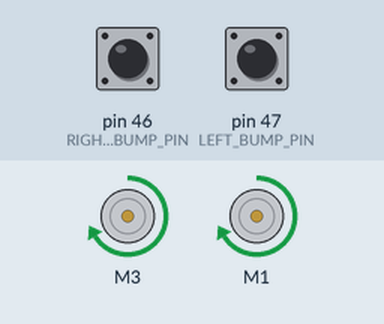
Bench run of a sketch on a simulated Arduino Mega 2560, built with avr-gcc and run on an emulated ATmega2560. Shown: 2 × DC motor (green arrow = forward, orange = backward, longer = faster). Inputs (shaded band) come from the test bench; at power-on: pin 46 (RIGHT_BUMP_PIN) HIGH, pin 47 (LEFT_BUMP_PIN) HIGH.

Above: at 3.2 s.
3.3 s: pin 46 (RIGHT_BUMP_PIN) pulled LOW for 0.15 s
At 3.7 s:
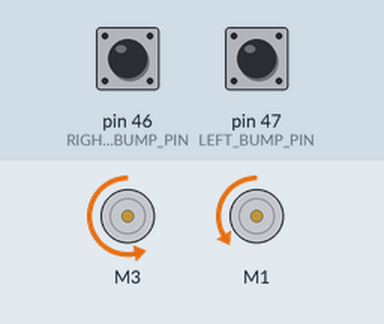
5.4 s: pin 47 (LEFT_BUMP_PIN) pulled LOW for 1 s
At 5.8 s:
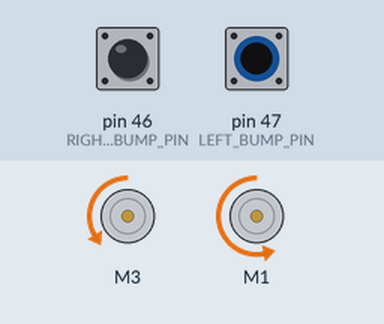
8.1 s: pin 47 (LEFT_BUMP_PIN) pulled LOW for 3.2 s
At 12.5 s:
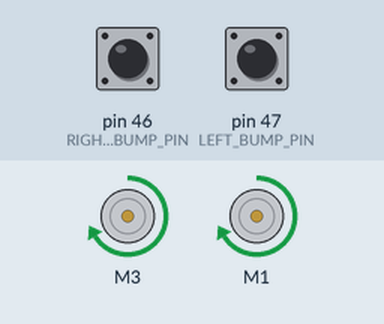
12.8 s: pin 46 (RIGHT_BUMP_PIN) pulled LOW for 3.2 s
At 13.2 s:
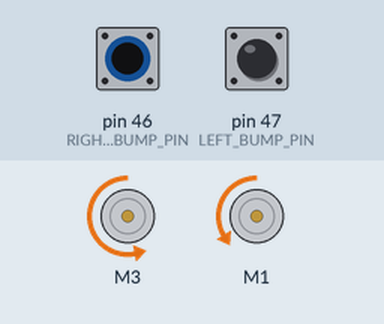
Timing chart, 0 to 17.9 s (numbered marks = the images above; inputs shaded):
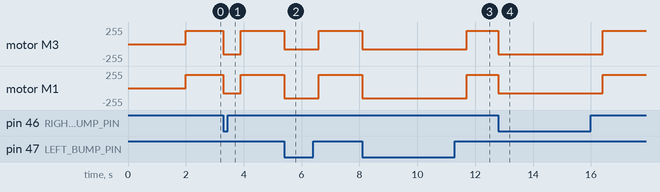

Measured:
- after the input at 3.3 s, motor M3: forward 200/255 → backward 150/255 at once, → forward 200/255 0.60 s later; motor M1: forward 200/255 → backward 75/255 at once, → forward 200/255 0.60 s later
- after the input at 5.4 s, motor M3: forward 200/255 → backward 75/255 at once, → forward 200/255 1.2 s later; motor M1: forward 200/255 → backward 150/255 at once, → forward 200/255 1.2 s later
- after the input at 8.1 s, motor M3: forward 200/255 → backward 75/255 at once, → forward 200/255 3.6 s later; motor M1: forward 200/255 → backward 150/255 at once, → forward 200/255 3.6 s later
- after the input at 12.8 s, motor M3: forward 200/255 → backward 150/255 at once, → forward 200/255 3.6 s later; motor M1: forward 200/255 → backward 75/255 at once, → forward 200/255 3.6 s later

The sketch:

B3_Bump.ino
```cpp
/* B3_Bump.ino

   Drive the TWO-WHEELED Bread Board Bot (BBbot, B^3)
   forward.  When a whisker bump sensor on either side hits something,
   back up and turn slightly away from that direction and resume
   forward path.

   Arduino: Arduino Mega 256 v3 Clone
   Motor Shield: Adafruit assembled Motor Shield for Arduino v2
   ---->  http://www.adafruit.com/products/1438

   Programmer: Dave Eslinger; June 12, 2015
   Revisions:
*/
#include <Wire.h>
#include <Adafruit_MotorShield.h>
#include <math.h>
#include <breadboardbot.h>

// Create the motor shield object with the default I2C address
Adafruit_MotorShield AFMS = Adafruit_MotorShield();

// Define Constants

const byte LEFT_BUMP_PIN = 47;    // Define DIGITAL Pins for left
const byte RIGHT_BUMP_PIN = 46;   // and right bump sensors

const byte FORWARD_SPEED = 200;   // Define normal speeds
const byte BACKWARD_SPEED = 150;  // and backup/turn speed
const int  TURN_DURATION = 600;   // Turn length in milliseconds

// Define 'ports' for motors.
const byte LEFT_MOTOR_PORT = 3;
const byte RIGHT_MOTOR_PORT = 1;
// Create pointers to motor control objects
Adafruit_DCMotor *motorLeft = AFMS.getMotor(LEFT_MOTOR_PORT);
Adafruit_DCMotor *motorRight = AFMS.getMotor(RIGHT_MOTOR_PORT);


void setup(void){
  AFMS.begin();  // create with the default frequency 1.6KHz
  // Turn off all motors to start, just a good habit
  motorLeft->run(RELEASE);
  motorRight->run(RELEASE);
  Serial.begin(9600);  //Begin serial communcation

  /*Set up Bump Pins with Arduino internal pullup resistors
    This will make them always high unless a bump switch is hit,
    which will make a connection to ground and they will read low. */
  pinMode(LEFT_BUMP_PIN,INPUT_PULLUP);
  pinMode(RIGHT_BUMP_PIN,INPUT_PULLUP);

  delay(2000);  // Two second delay to get the robot ready
}

void loop(){
  /*  Assuming no switches closed initially.  Drive forward: */
  motorLeft->setSpeed(FORWARD_SPEED);
  motorRight->setSpeed(FORWARD_SPEED);
  while(digitalRead(LEFT_BUMP_PIN) && digitalRead(RIGHT_BUMP_PIN)) {
    motorLeft->run(FORWARD);
    motorRight->run(FORWARD);
  }

  /* If you got here, one of the bump switches was closed */

  /* First check the LEFT sensor: */
  if(! digitalRead(LEFT_BUMP_PIN)) { // the LEFT side switch was bumped
    motorLeft->setSpeed(BACKWARD_SPEED/2); // Slowly back up and turn to right
    motorRight->setSpeed(BACKWARD_SPEED);
    motorLeft->run(BACKWARD);
    motorRight->run(BACKWARD);
    delay(TURN_DURATION);                  // for specified duration
    motorLeft->run(RELEASE);               // Then stop power to the motors
    motorRight->run(RELEASE);              // and move to next section of code
  }

  /* Then check the right sensor: */
   if(! digitalRead(RIGHT_BUMP_PIN)) { // the RIGHT side switch was bumped
    motorLeft->setSpeed(BACKWARD_SPEED); // Slowly back up and turn to left
    motorRight->setSpeed(BACKWARD_SPEED/2);
    motorLeft->run(BACKWARD);
    motorRight->run(BACKWARD);
    delay(TURN_DURATION);                 // for specified duration
    motorLeft->run(RELEASE);               // Then stop power to the motors
    motorRight->run(RELEASE);              // and move to next section of code
  }

   /*That is all!  Now go back to the beginning of the loop and
     drive straight ahead until somehting is bumped. */
}
```
